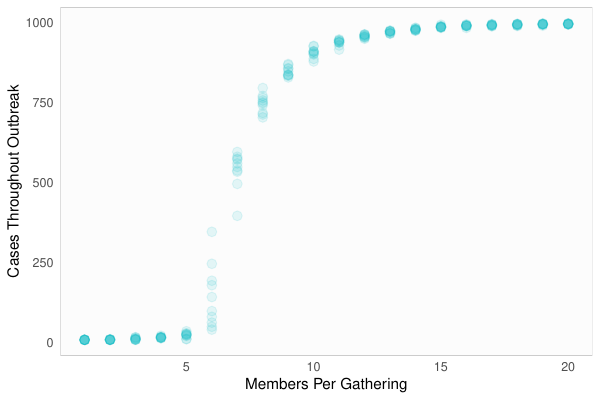

This chart was generated by the following R code:
#
#
# FIGURES
# Creates figures and saves them to PDFs
#
#

# =============================================================================
# --- libraries ---

library(ggplot2)
library(viridis)



# =============================================================================
# --- data ---

results.gathering.size <- read.csv("results.gathering.size.csv")
results.gatherings.per.hour <- read.csv("results.gatherings.per.hour.csv")
results.p.transmit <- read.csv("results.p.transmit.csv")
results.t.recovery <- read.csv("results.t.recovery.csv")
results.gathering.size.gatherings.per.hour <-
  read.csv("results.gathering.size.gatherings.per.hour.csv")
results.gathering.size.p.transmit <-
  read.csv("results.gathering.size.p.transmit.csv")
results.gathering.size.t.recovery <-
  read.csv("results.gathering.size.t.recovery.csv")


# =============================================================================
# --- sensitive analysis: gathering size ---

# Visualize the results in a scatter plot with a polynomial fit
plot.gathering.size <- ggplot(data = results.gathering.size,
                              aes(x = gathering.size,
                                  y = outbreak.size)) +
  geom_point(size = 3, color = "#04bcc6", alpha = 0.15) +
  xlab("Members Per Gathering") +
  ylab("Cases During Outbreak") +
  ylim(0, 1000) +
  theme(panel.grid.major = element_blank(),
        panel.grid.minor = element_blank(),
        axis.ticks = element_blank(),
        panel.background = element_rect(fill = "grey99",
                                        colour = "grey80"),
        plot.title = element_text(hjust = 0.5))



# =============================================================================
# --- sensitive analysis: gatherings per hour ---

# Visualize the results in a scatter plot with a polynomial fit
plot.gatherings.per.hour <- ggplot(data = results.gatherings.per.hour,
                                   aes(x = gatherings.per.hour,
                                       y = outbreak.size)) +
  geom_point(size = 3, color = "#04bcc6", alpha = 0.15) +
  xlab("Gatherings Per Hour") +
  ylab("Cases During Outbreak") +
  ylim(0, 1000) +
  theme(panel.grid.major = element_blank(),
        panel.grid.minor = element_blank(),
        axis.ticks = element_blank(),
        panel.background = element_rect(fill = "grey99",
                                        colour = "grey80"),
        plot.title = element_text(hjust = 0.5))



# =============================================================================
# --- sensitive analysis: transmission probability ---

# Visualize the results in a scatter plot with a polynomial fit
plot.p.transmit <- ggplot(data = results.p.transmit,
                          aes(x = p.transmit,
                              y = outbreak.size)) +
  geom_point(size = 3, color = "#04bcc6", alpha = 0.15) +
  xlab("Probability of Transmission") +
  ylab("Cases During Outbreak") +
  ylim(0, 1000) +
  theme(panel.grid.major = element_blank(),
        panel.grid.minor = element_blank(),
        axis.ticks = element_blank(),
        panel.background = element_rect(fill = "grey99",
                                        colour = "grey80"),
        plot.title = element_text(hjust = 0.5))



# =============================================================================
# --- sensitive analysis: recovery time ---

# Visualize the results in a scatter plot with a polynomial fit
plot.t.recovery <- ggplot(data = results.t.recovery,
                          aes(x = t.recovery,
                              y = outbreak.size)) +
  geom_point(size = 3, color = "#04bcc6", alpha = 0.15) +
  xlab("Time Until Removal (timesteps)") +
  ylab("Cases During Outbreak") +
  ylim(0, 1000) +
  theme(panel.grid.major = element_blank(),
        panel.grid.minor = element_blank(),
        axis.ticks = element_blank(),
        panel.background = element_rect(fill = "grey99",
                                        colour = "grey80"),
        plot.title = element_text(hjust = 0.5))



# =============================================================================
# --- sensitive analysis: gathering size & gatherings per hour ---

# Classify outbreak sizes in results.gathering.size.gatherings.per.hour into
# three categories by outbreak size: under 150, over 850, or in between. Let's
# call this new classification the "outcome" of a run.
results.gathering.size.gatherings.per.hour$outcome <-
  cut(results.gathering.size.gatherings.per.hour$outbreak.size,
      breaks = c(0, 100, 900, Inf), labels = c("0-100", "101-900", "901-1000"))

# Graph outcomes by gathering size and gatherings per hour
plot.gathering.size.gatherings.per.hour <-
  ggplot(data = results.gathering.size.gatherings.per.hour,
         aes(x = gathering.size, y = gatherings.per.hour, col = outcome)) +
  geom_point(size = 4) +
  xlab("Members Per Gathering") +
  ylab("Gatherings Per Hour") +
  labs(color = "Cases During Outbreak") +
  scale_color_manual(values = c("#04bcc6", "#fbde74", "#fe7370")) +
  theme(panel.grid.major = element_blank(),
        panel.grid.minor = element_blank(),
        panel.background = element_rect(fill = "grey99",
                                        colour = "grey80"),
        plot.title = element_text(hjust = 0.5),
        axis.ticks = element_blank())



# =============================================================================
# --- sensitive analysis: gathering size & transmission probability ---

# Classify outbreak sizes in results.gathering.size.p.transmit into three
# categories by outbreak size: under 150, over 850, or in between. Let's call
# this new classification the "outcome" of a run.
results.gathering.size.p.transmit$outcome <-
  cut(results.gathering.size.p.transmit$outbreak.size,
      breaks = c(0, 100, 900, Inf), labels = c("0-100", "101-900", "901-1000"))

# Graph outcomes by gathering size and gatherings per hour
plot.gathering.size.p.transmit <-
  ggplot(data = results.gathering.size.p.transmit,
         aes(x = gathering.size, y = p.transmit, col = outcome)) +
  geom_point(size = 4) +
  xlab("Members Per Gathering") +
  ylab("Probability of Transmission") +
  labs(color = "Cases During Outbreak") +
  scale_color_manual(values = c("#04bcc6", "#fbde74", "#fe7370")) +
  theme(panel.grid.major = element_blank(),
        panel.grid.minor = element_blank(),
        panel.background = element_rect(fill = "grey99",
                                        colour = "grey80"),
        plot.title = element_text(hjust = 0.5),
        axis.ticks = element_blank())



# =============================================================================
# --- sensitive analysis: gathering size & recovery time ---

# Classify outbreak sizes in results.gathering.size.t.recovery into three
# categories by outbreak size: under 150, over 850, or in between. Let's call
# this new classification the "outcome" of a run.
results.gathering.size.t.recovery$outcome <-
  cut(results.gathering.size.t.recovery$outbreak.size,
      breaks = c(0, 100, 900, Inf), labels = c("0-100", "101-900", "901-1000"))

# Graph outcomes by gathering size and gatherings per hour
plot.gathering.size.t.recovery <-
  ggplot(data = results.gathering.size.t.recovery,
         aes(x = gathering.size, y = t.recovery, col = outcome)) +
  geom_point(size = 4) +
  xlab("Members Per Gathering") +
  ylab("Time Until Recovery (time steps)") +
  labs(color = "Cases During Outbreak") +
  scale_color_manual(values = c("#04bcc6", "#fbde74", "#fe7370")) +
  theme(panel.grid.major = element_blank(),
        panel.grid.minor = element_blank(),
        panel.background = element_rect(fill = "grey99",
                                        colour = "grey80"),
        plot.title = element_text(hjust = 0.5),
        axis.ticks = element_blank())



# =============================================================================
# --- save figures ---

# Begin PDF
pdf("figures.pdf", height = 4, width = 6)

# Add each plot
plot.gathering.size
plot.gatherings.per.hour
plot.p.transmit
plot.t.recovery
plot.gathering.size.gatherings.per.hour
plot.gathering.size.p.transmit
plot.gathering.size.t.recovery

# End PDF
dev.off()